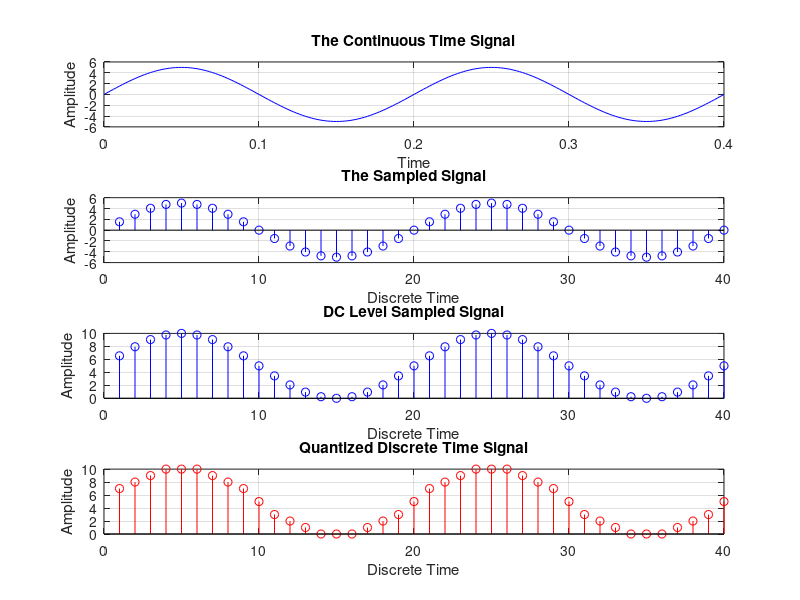

This chart was generated by the following MATLAB code:
clc;
clear all;
close all;
asin = input('Amplitude of the Sinusoidal Wave: ');
fsin = input('Frequency of the Sinusoidal Wave: ');
T=1/fsin;
t=0:T/100:2*T;
sinwave = asin.*sin(2*pi*fsin*t);
subplot(4,1,1);
plot(t,sinwave,'b');
title('The Continuous Time Signal');
xlabel('Time');
ylabel('Amplitude');
grid on;
Ts=T/20;
Fs=1/Ts;
n=1:1:2*T/Ts;
sampledsignal=asin.*sin(2*pi*fsin*n*Ts);
subplot(4,1,2);
stem(n,sampledsignal,'b');
title('The Sampled Signal');
xlabel('Discrete Time');
ylabel('Amplitude');
grid on;
dcsample=asin+sampledsignal;
subplot(4,1,3);
stem(n,dcsample,'b');
title('DC Level Sampled Signal');
xlabel('Discrete Time');
ylabel('Amplitude');
grid on;
quantizedsignal = round(dcsample);
subplot(4,1,4);
stem(n,quantizedsignal,'r');
title('Quantized Discrete Time Signal');
xlabel('Discrete Time');
ylabel('Amplitude');
grid on;
coding = dec2bin(quantizedsignal);
disp('The Coded Values');
Binary=coding;
disp(Binary);
